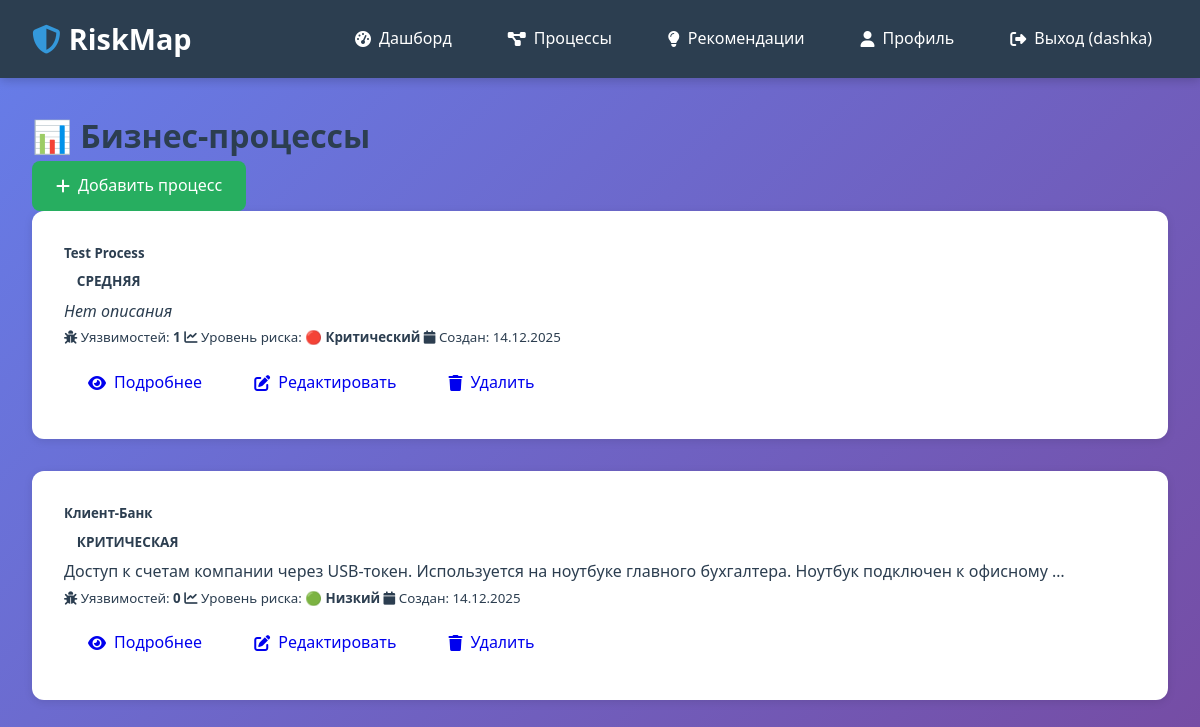
/processes/ (signed in), run on the app's committed database.
### apps/authentication/models.py (models this page shows, shortened)
class User(AbstractUser):
    email = models.EmailField(unique=True, verbose_name='Email')
    created_at = models.DateTimeField(auto_now_add=True, verbose_name='Дата регистрации')
    updated_at = models.DateTimeField(auto_now=True, verbose_name='Дата обновления')
    USERNAME_FIELD = 'username'
    REQUIRED_FIELDS = ['email']
    class Meta:
        verbose_name = 'Пользователь'
        verbose_name_plural = 'Пользователи'
        ordering = ['-created_at']
        db_table = 'users'

### apps/core/models.py (models this page shows, shortened)
class BusinessProcess(models.Model):
    CRITICALITY_CHOICES = [
        ('low', 'Низкая'),
        ('medium', 'Средняя'),
        ('high', 'Высокая'),
        ('critical', 'Критическая'),
    ]
    name = models.CharField('Название', max_length=255)
    description = models.TextField('Описание', blank=True)
    owner = models.ForeignKey(
        User,
        on_delete=models.CASCADE,
        related_name='business_processes',
        verbose_name='Владелец'
    )
    criticality = models.CharField(
        'Критичность',
        max_length=20,
        choices=CRITICALITY_CHOICES,
        default='medium'
    )
    created_at = models.DateTimeField('Дата создания', auto_now_add=True)
    updated_at = models.DateTimeField('Дата обновления', auto_now=True)
    is_active = models.BooleanField('Активен', default=True)
    class Meta:
        verbose_name = 'Бизнес-процесс'
        verbose_name_plural = 'Бизнес-процессы'
        ordering = ['-created_at']
    @property
    def vulnerability_count(self):
        return self.vulnerabilities.count()
    @property
    def risk_score(self):
        vulnerabilities = self.vulnerabilities.all()
        if not vulnerabilities:
            return 0
        return sum(v.severity_score for v in vulnerabilities) / len(vulnerabilities)

### apps/core/views.py (the view)
# urls.py: path('processes/', views.business_process_list, name='process_list'),
@login_required
def business_process_list(request):
    processes = BusinessProcess.objects.filter(owner=request.user)
    show_inactive = request.GET.get('show_inactive') == 'true'
    if not show_inactive:
        processes = processes.filter(is_active=True)
    context = {
        'processes': processes,
        'show_inactive': show_inactive,
    }
    return render(request, 'core/business_process_list.html', context)

### apps/core/models.py (called while the page is built)
    @property
    def severity_score(self):
        return self.severity * 20

### templates/core/business_process_list.html (shortened to what this page needs)
{% extends 'base.html' %}
{% block content %}
<div class="container-fluid py-4">
    <div class="d-flex justify-content-between align-items-center mb-4">
        <h1 class="h2">📊 Бизнес-процессы</h1>
        <div class="btn-group">
            <a href="{% url 'core:process_create' %}" class="btn btn-success">
                <i class="fas fa-plus"></i> Добавить процесс
            </a>
        </div>
    </div>
    {% if processes %}
        <div class="row">
            {% for process in processes %}
            <div class="col-lg-6 col-xl-4 mb-4">
                <div class="card shadow h-100">
                    <div class="card-body">
                        <div class="d-flex justify-content-between align-items-start mb-2">
                            <h5 class="card-title">{{ process.name }}</h5>
                            <span class="badge bg-{% if process.criticality == 'critical' %}danger{% elif process.criticality == 'high' %}warning{% else %}info{% endif %}">
                                {{ process.get_criticality_display }}
                            </span>
                        </div>
                        <p class="card-text text-muted">
                            {% if process.description %}
                                {{ process.description|truncatewords:15 }}
                            {% else %}
                                <em>Нет описания</em>
                            {% endif %}
                        </p>
                        <div class="mb-3">
                            <small class="text-muted d-block">
                                <i class="fas fa-bug"></i> Уязвимостей: <strong>{{ process.vulnerability_count }}</strong>
                            </small>
                            <small class="text-muted d-block">
                                <i class="fas fa-chart-line"></i> Уровень риска:
                                <strong>
                                    {% if process.risk_score >= 80 %}
                                        <span class="text-danger">🔴 Критический</span>
                                    {% elif process.risk_score >= 60 %}
                                        <span class="text-warning">🟠 Высокий</span>
                                    {% elif process.risk_score >= 40 %}
                                        <span class="text-info">🟡 Средний</span>
                                    {% else %}
                                        <span class="text-success">🟢 Низкий</span>
                                    {% endif %}
                                </strong>
                            </small>
                            <small class="text-muted d-block">
                                <i class="fas fa-calendar"></i> Создан: {{ process.created_at|date:"d.m.Y" }}
                            </small>
                        </div>
                        <div class="progress mb-3" style="height: 8px;">
                        </div>
                        <div class="btn-group btn-group-sm w-100" role="group">
                            <a href="{% url 'core:process_detail' process.pk %}" class="btn btn-outline-primary">
                                <i class="fas fa-eye"></i> Подробнее
                            </a>
                            <a href="{% url 'core:process_edit' process.pk %}" class="btn btn-outline-warning">
                                <i class="fas fa-edit"></i> Редактировать
                            </a>
                            <a href="{% url 'core:process_delete' process.pk %}" class="btn btn-outline-danger">
                                <i class="fas fa-trash"></i> Удалить
                            </a>
                        </div>
                    </div>
                </div>
            </div>
            {% endfor %}
        </div>
    {% endif %}
</div>
{% endblock %}

### templates/base.html (shortened to what this page needs)
<!DOCTYPE html>
<html lang="ru">
<head>
    <link href="https://cdn.jsdelivr.net/npm/vis-network@9.1.9/dist/dist/vis-network.min.css" rel="stylesheet">
    <link rel="stylesheet" href="https://cdnjs.cloudflare.com/ajax/libs/font-awesome/6.5.1/css/all.min.css">
</head>
<body>
    <nav class="navbar">
        <div class="navbar-container">
            <a href="{% url 'core:home' %}" class="navbar-brand">
                <i class="fas fa-shield-alt"></i>
                RiskMap
            </a>
            <ul class="navbar-menu">
                {% if user.is_authenticated %}
                    <li><a href="{% url 'core:dashboard' %}">
                        <i class="fas fa-tachometer-alt"></i> Дашборд
                    </a></li>
                    <li><a href="{% url 'core:process_list' %}">
                        <i class="fas fa-project-diagram"></i> Процессы
                    </a></li>
                    <li><a href="{% url 'core:recommendations' %}">
                        <i class="fas fa-lightbulb"></i> Рекомендации
                    </a></li>
                    <li><a href="{% url 'core:profile' %}">
                        <i class="fas fa-user"></i> Профиль
                    </a></li>
                    <li><a href="{% url 'authentication:logout' %}">
                        <i class="fas fa-sign-out-alt"></i> Выход ({{ user.username }})
                    </a></li>
                {% endif %}
            </ul>
        </div>
    </nav>
    <div class="container">
        {% block content %}{% endblock %}
    </div>
</body>
</html>

### templates/base.html (style rules this page uses)
* { margin: 0; padding: 0; box-sizing: border-box; }
:root { --primary-color: #2c3e50; --secondary-color: #3498db; --accent-color: #e74c3c; --success-color: #27ae60; --warning-color: #f39c12; --danger-color: #e74c3c; --light-bg: #ecf0f1; --dark-text: #2c3e50; --light-text: #7f8c8d; --border-color: #bdc3c7; --card-shadow: 0 2px 8px rgba(0,0,0,0.1); --hover-shadow: 0 4px 16px rgba(0,0,0,0.15); }
body { font-family: 'Segoe UI', Tahoma, Geneva, Verdana, sans-serif; background: linear-gradient(135deg, #667eea 0%, #764ba2 100%); background-attachment: fixed; color: var(--dark-text); line-height: 1.6; min-height: 100vh; }
.navbar { background: var(--primary-color); color: white; padding: 1rem 0; box-shadow: 0 2px 10px rgba(0,0,0,0.2); position: sticky; top: 0; z-index: 1000; }
.navbar-container { max-width: 1400px; margin: 0 auto; padding: 0 2rem; display: flex; justify-content: space-between; align-items: center; }
.navbar-brand { font-size: 1.8rem; font-weight: bold; color: white; text-decoration: none; display: flex; align-items: center; gap: 0.5rem; }
.navbar-brand i { color: var(--secondary-color); }
.navbar-menu { display: flex; list-style: none; gap: 1.5rem; align-items: center; }
.navbar-menu a { color: white; text-decoration: none; padding: 0.5rem 1rem; border-radius: 5px; transition: all 0.3s ease; display: flex; align-items: center; gap: 0.5rem; }
.container { max-width: 1400px; margin: 2rem auto; padding: 0 2rem; }
.card { background: white; border-radius: 12px; padding: 2rem; margin-bottom: 2rem; box-shadow: var(--card-shadow); transition: all 0.3s ease; }
.card-body { color: var(--dark-text); }
.btn { display: inline-flex; align-items: center; gap: 0.5rem; padding: 0.75rem 1.5rem; border: none; border-radius: 8px; font-size: 1rem; cursor: pointer; text-decoration: none; transition: all 0.3s ease; font-weight: 500; }
.btn-success { background: var(--success-color); color: white; }
.badge { display: inline-block; padding: 0.4rem 0.8rem; border-radius: 20px; font-size: 0.85rem; font-weight: 600; text-transform: uppercase; }

### data on the page
User: username "dashka"
BusinessProcess: name "Test Process", criticality "СРЕДНЯЯ", description "Нет описания", vulnerability_count "1", shows "🔴 Критический", created_at "14.12.2025"
BusinessProcess: name "Клиент-Банк", criticality "КРИТИЧЕСКАЯ", description "Доступ к счетам компании через USB-токен. Используется на ноутбуке главного бухгалтера. Ноутбук подключен к офисному …", vulnerability_count "0", shows "🟢 Низкий", created_at "14.12.2025"
